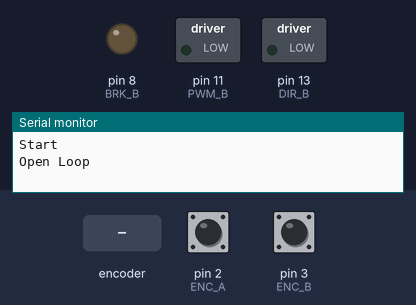
The sketch below on a simulated Arduino Uno, built with avr-gcc and run on an emulated ATmega328P. Parts: switched loads named in the sketch (green lamp = pin HIGH), output pins drawn as LEDs (lit = HIGH), the last lines printed to the serial monitor. The inputs (shaded band) are chosen by the test bench; at power-on: pin 2 (ENC_A) HIGH, pin 3 (ENC_B) HIGH.

Above: at 0.1 s.
At 1.4 s:
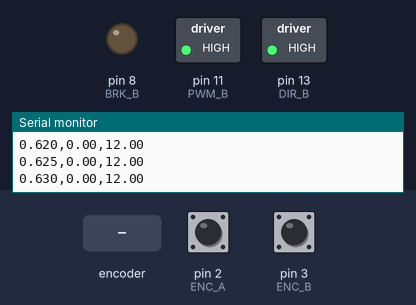
1.5 s: rotary encoder on pin 2 (ENC_A) / pin 3 (ENC_B) turned 3 steps (first pin leading)
At 4.0 s:
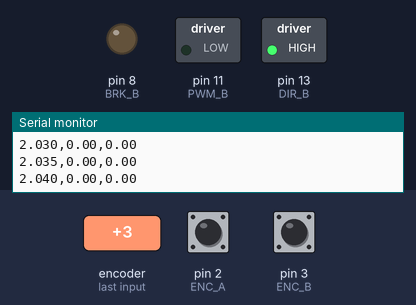
Timing chart, 0 to 10.6 s (numbered marks = the images above; inputs shaded):
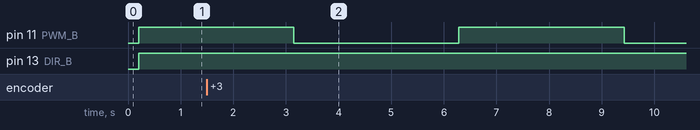

The sketch:

Motor_Open_Loop.ino
```cpp
/*
    Name: Brandon Ho
    Date: 12/24/2021
    Title: Motor Speed Open Loop
    Description: This script works to test the motor in an open loop response
                 It goes with DataTransfer.py to get the DC gain and time constant of the motor
                 Using B port on the Arduino Motor Shield at full power
                 Adapted from https://github.com/CooperControlsLab/CU-At-Home_feedback_controls/tree/master/arduino_code/libraries/PID
*/

// Define hardware pins for Motor Control system
#define ENC_A 2   //Encoder pulse A
#define ENC_B 3   //Encoder pulse B
#define PPR 464.64 //Encoder pulses per revolution
#define PPR_A 232.8 //Pulse A per r

//Parameter for using Channel B motor based on Arduino Motor Shield
#define DIR_B 13 //Motor Direction HIGH = CW, LOW = CCW
#define PWM_B 11 //Motor PWM
#define BRK_B 8  //Motor Break Doesn't seem to work, avoid using

#define SUPPLY_VOLTAGE 12 //12V power supply
#define MOVING_AVERAGE_SIZE 50 // Size of moving average

#define RAD_TO_DEG 360/(2*3.14159)
#define DEG_TO_RAD 2*3.14159/360
#define RPM_TO_RADS 0.104719755
#define DEGS_TO_RPM 0.166667


#define PWM_B 11 //Speed B
#define BRK_B 8 //Brake B
#define DIR_B 13 //Direction B

#define LONG_LENGTH 2147483647
int ind = 0;


//Global Variables
double lowerOutputLimit = -SUPPLY_VOLTAGE;
double upperOutputLimit = SUPPLY_VOLTAGE; // Controller params


float setpoint;
long count = 0; // This variable will increase or decrease depending on the rotation of encoder


//Interrupt Functios
void pulseA();
void pulseB();

//PID constants
double kp = .6;
double ki = .8;
double kd = .0;

double sigma = 0.01; //dirty derivative bandwidth = 1/sigma
double Ts = 5; //sample period in milliseconds
double beta; //(2.0*sigma-Ts)/(2.0*sigma+Ts)

double timestamp = 0;
double error = 0;
double lastError = 0;
double cumError = 0;
double rateError = 0;

double voltage;
float pos = 0;
float posPrev = 0;
long prevT = 0;
float v1Prev = 0;
float v1Filt = 0;
float deltaT = 0;
bool state = 1;

void setup() {
  Serial.begin (19200);
  Serial.flush();
  Serial.println("Start");
  Serial.println("Open Loop");
  delay(200);

  pinMode(ENC_A, INPUT_PULLUP); // internally pullup encoder input A
  pinMode(ENC_B, INPUT_PULLUP); // internally pullup encoder input B

  //Motor Setup
  pinMode(PWM_B, OUTPUT);
  pinMode(BRK_B, OUTPUT);
  pinMode(DIR_B, OUTPUT);

  digitalWrite(BRK_B, LOW);   //No Brake for B


  //Setting up interrupt
  //When rotating the encoder, the encoder pin values changes.
  //Thus, the interrupt function will activate in the hardware itself
  attachInterrupt(digitalPinToInterrupt(ENC_A), pulseA, CHANGE);
  attachInterrupt(digitalPinToInterrupt(ENC_B), pulseB, CHANGE);


  setpoint = 0;
  prevT = 0;

  beta = (2.0 * sigma - Ts) / (2.0 * sigma + Ts);


  Serial.print("Time ");
  Serial.print("Setpoint ");
  Serial.print("Velocity ");
  Serial.print("Error ");
  //Serial.print("Cum Error: ");
  //Serial.print(cumError/RPM_TO_RADS);
  //Serial.print(" ");
  //Serial.print("beta: ");
  //Serial.println(beta);
  //Serial.print(" ");
  Serial.println("Voltage");
}


void loop()
{

  pos = count_to_deg(count) * DEG_TO_RAD; // in [rad]

  long currT = micros(); // in [us]
  deltaT = ((float) (currT - prevT)) / 1.0e6; // in [s]
  float vel = (pos - posPrev) / deltaT; // in [rad/s]
  posPrev = pos;
  prevT = currT;

  voltage = 12*(sin(currT / 1e6) > 0);
  update_motor_voltage(voltage);
  delay(Ts);


  Serial.print(timestamp,3);
  Serial.print(",");
  Serial.print(vel);
  Serial.print(",");
  Serial.println(voltage);

  timestamp += Ts/1000;


}


//*****************************************************//
void update_motor_voltage(double voltage) {
  //Fix direction based on +/-
  if (voltage < 0) {
    digitalWrite(DIR_B, LOW); // CCW
  }
  else {
    digitalWrite(DIR_B, HIGH); // CW
  }
  //set pwm based off of voltage
  analogWrite(PWM_B, volts_to_PWM(abs(voltage)));
}


//*****************************************************//
// Voltage and PWM duty cycle conversion
int volts_to_PWM(double voltage) {

  // Convert voltage to PWM duty cycle percent relative to the power supply voltage
  return constrain(round((voltage / SUPPLY_VOLTAGE) * 255), 0, 255);
}

double PWM_to_volts(int PWM) {
  return double(PWM / 255) * SUPPLY_VOLTAGE;
}

//Encoder Count to Radians
double count_to_deg(double count) {
  return (double(count / PPR) * 360);  // rad = (count / pulse/rev) * 360 deg/rev
}


//Encoder Interrupt A
void pulseA()
{
  bool valA = digitalRead(ENC_A);
  bool valB = digitalRead(ENC_B);

  if (valA == HIGH) { //When A rises
    if (valB == LOW) {
      count++; //CW
    }
    else {
      count--; //CCW
    }
  }
  else { //When B falls
    if (valB == HIGH) {
      count++;  //CW
    }
    else {
      count--; //CCW
    }
  }


  if ((count > LONG_LENGTH - 1000) || (count < -LONG_LENGTH + 1000))
  {
    posPrev = posPrev - count_to_deg(count) * DEG_TO_RAD;
    count = 0;
  }
}


//Encoder Interrupt B
void pulseB()
{
  bool valA = digitalRead(ENC_A);
  bool valB = digitalRead(ENC_B);

  if (valB == HIGH) //When B rises
  {
    if (!valA == LOW) {
      count++; //CW
    }
    else {
      count--; //CCW
    }
  }
  else //When B falls
  {
    if (valA == HIGH) {
      count++; //CW
    }
    else {
      count--; //CCW
    }
  }

  if ((count > LONG_LENGTH - 1000) || (count < -LONG_LENGTH + 1000))
  {
    posPrev = posPrev - count_to_deg(count) * DEG_TO_RAD;
    count = 0;

  }
}
```
